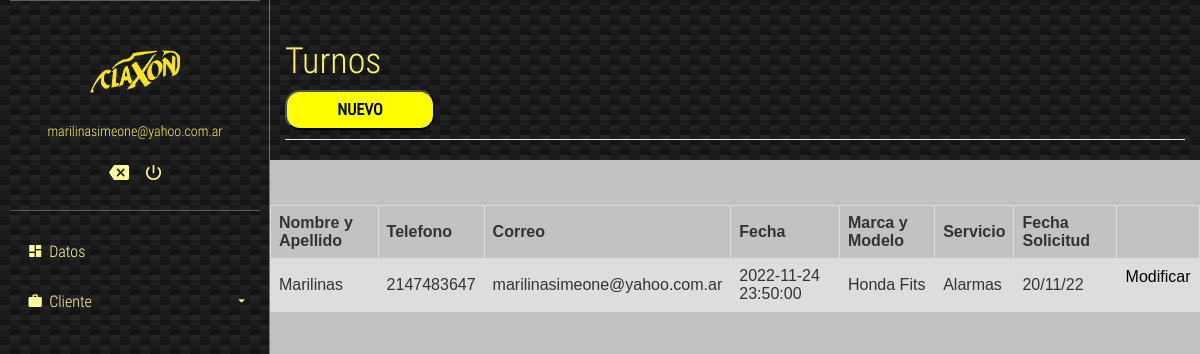
The app's page /turnosCliente.php (signed in) with its own data.
### tables this page shows
CREATE TABLE `users` (
  `id` int(11) NOT NULL,
  `email` varchar(200) NOT NULL,
  `password` varchar(200) NOT NULL,
  `Tipo` varchar(15) DEFAULT 'Cliente',
  `Telefono` varchar(15) NOT NULL,
  `Nombre` varchar(200) NOT NULL,
  `imagen` longblob NOT NULL
);

CREATE TABLE `turnos` (
  `Nombre` varchar(200) NOT NULL,
  `Telefono` int(11) NOT NULL,
  `id` int(11) NOT NULL,
  `Correo` varchar(200) NOT NULL,
  `Fecha_Hora` datetime NOT NULL,
  `Marca_Modelo` varchar(100) NOT NULL,
  `Servicio` varchar(100) NOT NULL,
  `Fecha_Solicitud` varchar(15) NOT NULL
);

### turnosCliente.php (the view, shortened to what this page needs)
<?php
  require 'database.php';
  if (isset($_SESSION['user_id'])) {
    $records = $conn->prepare('SELECT id, email, password FROM users WHERE id = :id');
    $records->bindParam(':id', $_SESSION['user_id']);
    $records->execute();
    $results = $records->fetch(PDO::FETCH_ASSOC);
    $user = null;
    if (count($results) > 0) {
      $user = $results;
    }
  }
?>
<?php
	$email = $user['email'];
?>
<head>
	<link rel="stylesheet" href="./css/main.css">
</head>
<body>
	<section class="full-box cover dashboard-sideBar">
		<div class="full-box dashboard-sideBar-ct">
			<div class="full-box dashboard-sideBar-UserInfo">
				<figure class="full-box">
					<a href="index.php"> 	<img href="index.php" src="claxon2.png" alt="UserIcon"> </a>
					<figcaption class="text-center text-titles"><?= $user['email']; ?></figcaption>
				</figure>
				<ul class="full-box list-unstyled text-center">
					<li>
						<a href="index.php">
							<i class="zmdi zmdi-tag-close"></i>
						</a>
					</li>
					<li>
						<a href="logout.php" class="btn-exit-system">
							<i class="zmdi zmdi-power"></i>
						</a>
					</li>
				</ul>
			</div>
			<ul class="list-unstyled full-box dashboard-sideBar-Menu">
				<li>
					<a href="clienteHome.php">
						<i class="zmdi zmdi-view-dashboard zmdi-hc-fw"></i> Datos
					</a>
				</li>
				<li>
					<a class="btn-sideBar-SubMenu">
						<i class="zmdi zmdi-case zmdi-hc-fw"></i> Cliente <i class="zmdi zmdi-caret-down pull-right"></i>
					</a>
					<ul class="list-unstyled full-box">
					</ul>
				</li>
			</ul>
		</div>
	</section>
	<section class="full-box dashboard-contentPage">
		<div class="container-fluid">
			<div class="page-header">
			  <h1 class="text-titles">Turnos</h1>
			  <button class="btnn" type="button" name = "nuevo"  onclick="window.location.href='turnos.php';"><b>NUEVO</b></button></div>
			</div>
		<?php
	include("conexion.php");
  $query = "SELECT id, nombre, telefono, correo, fecha_hora, marca_modelo, servicio, fecha_solicitud FROM turnos WHERE correo = '".$email."'";
        $resultado = $conexion->query($query);
            ?>
<form class="articulo" class="post" method="post">
	<br><br/>
<table>
  <tr>
    <th>Nombre y Apellido</th>
    <th>Telefono</th>
    <th>Correo</th>
	<th>Fecha</th>
	<th>Marca y Modelo</th>
	<th>Servicio</th>
	<th>Fecha Solicitud</th>
	<th></th>
  </tr>
  <?php
     while ($row = $resultado -> fetch_assoc()) {
  ?>
  <tr>
    <td><?php echo $row['nombre'] ?></td>
    <td><?php echo $row['telefono'] ?></td>
    <td><?php echo $row['correo'] ?></td>
	<td><?php echo $row['fecha_hora'] ?></td>
    <td><?php echo $row['marca_modelo'] ?></td>
    <td><?php echo $row['servicio'] ?></td>
	<td><?php echo $row['fecha_solicitud'] ?></td>
	<td style="display:flex; justify-content:center" ><a href="actualizarTurnos.php?id=<?php echo $row["id"]?>"  style="color:black; ">Modificar</a>
  </tr>
  <?php
}
?>
</table>
</form>
	</section>
</body>
</html>

### css/main.css (style rules this page uses)
body, html { background-color: rgb(194, 194, 194); width: 100%; height: 100%; margin: 0; padding: 0; position: relative; font-size: 16px; font-family: 'RobotoCondensed'; overflow: hidden; }
.full-box { margin: 0; padding: 0; width: 100%; box-sizing: border-box; }
.cover { background: 50% 50% no-repeat; background-size: cover; }
.text-titles { color: #fff958; font-family: 'RobotoCondensedLight' }
.dashboard-sideBar, .dashboard-contentPage { position: absolute; top: 0; height: 100%; transition: all .3s ease-in-out; }
.dashboard-sideBar, .dashboard-sideBar-ct { width: 270px; }
.dashboard-sideBar { left: 0; z-index: 2; background: linear-gradient(27deg, #151515 5px, transparent 5px) 0 5px, linear-gradient(207deg, #151515 5px, transparent 5px) 10px 0px, linear-gradient(27deg, #222 5px, transparent 5px) 0px 10px, linear-gradient(207deg, #222 5px, transparent 5px) 10px 5px, linear-gradient(90deg, #1b1b1b 10px, transparent 10px), linear-gradient(#1d1d1d 25%, #1a1a1a 25%, #1a1a1a 50%, transparent 50%, transparent 75%, #242424 75%, #242424); background-color: #131313; background-size: 20px 20px; border-right: 1px solid rgba(255, 255, 255, .4); overflow: hidden; }
.dashboard-sideBar-ct { position: relative; height: 100%; padding: 0 10px; padding-bottom: 30px; }
.dashboard-sideBar-UserInfo { border-top: 1px solid rgba(255, 255, 255, .3); border-bottom: 1px solid rgba(255, 255, 255, .3); color: #fff; font-size: 14px; padding: 20px 0; }
.dashboard-sideBar-UserInfo figure img { width: 100px; height: 100px; border-radius: 100%; display: block; margin: 0 auto; }
.dashboard-sideBar-UserInfo ul { margin-top: 15px; }
.dashboard-sideBar-UserInfo ul > li, .dashboard-sideBar-UserInfo ul > li > a { display: inline-block; color: rgb(255, 253, 158); }
.dashboard-sideBar-UserInfo ul > li > a { outline: none; font-size: 20px; padding: 7px; transition: all .3s ease-in-out; }
.dashboard-sideBar-Menu { padding-top: 15px; }
.dashboard-sideBar-Menu > li, .dashboard-sideBar-Menu > li > a, .dashboard-sideBar-Menu > li > ul > li, .dashboard-sideBar-Menu > li > ul > li > a { line-height: 50px; font-family: "RobotoCondensedLight"; display: block; color: rgb(255, 253, 158); text-decoration: none; border-radius: 4px; transition: all .3s ease-in-out; position: relative; }
.dashboard-sideBar-Menu > li > a > i.zmdi-caret-down { line-height: 50px; transition: all .3s ease-in-out; }
.dashboard-sideBar-Menu > li > a { padding: 0 15px; box-sizing: border-box; height: 50px; outline: none; }
.dashboard-sideBar-Menu > li > ul { position: relative; padding-top: 7px; height: 0; overflow: hidden; }
.dashboard-contentPage { right: 0; z-index: 1; padding-left: 270px; }
.btnn { background-color: yellow; color:black; width: 150px; height: 40px; border-radius: 15px; }

### turnosCliente.php (style rules this page uses)
table { font-family: arial, sans-serif; border-collapse: collapse; width: 100%; }
td, th { border: 1px solid #dddddd; text-align: left; padding: 8px; }
tr:nth-child(even) { background-color: #dddddd; }
.btnn { background-color: yellow; color:black; width: 150px; height: 40px; border-radius: 15px; }

### records on screen
users: email "marilinasimeone@yahoo.com.ar"
turnos: Nombre "Marilinas", Telefono "2147483647", Correo "marilinasimeone@yahoo.com.ar", Fecha_Hora "2022-11-24 23:50:00", Marca_Modelo "Honda Fits", Servicio "Alarmas", Fecha_Solicitud "20/11/22"
